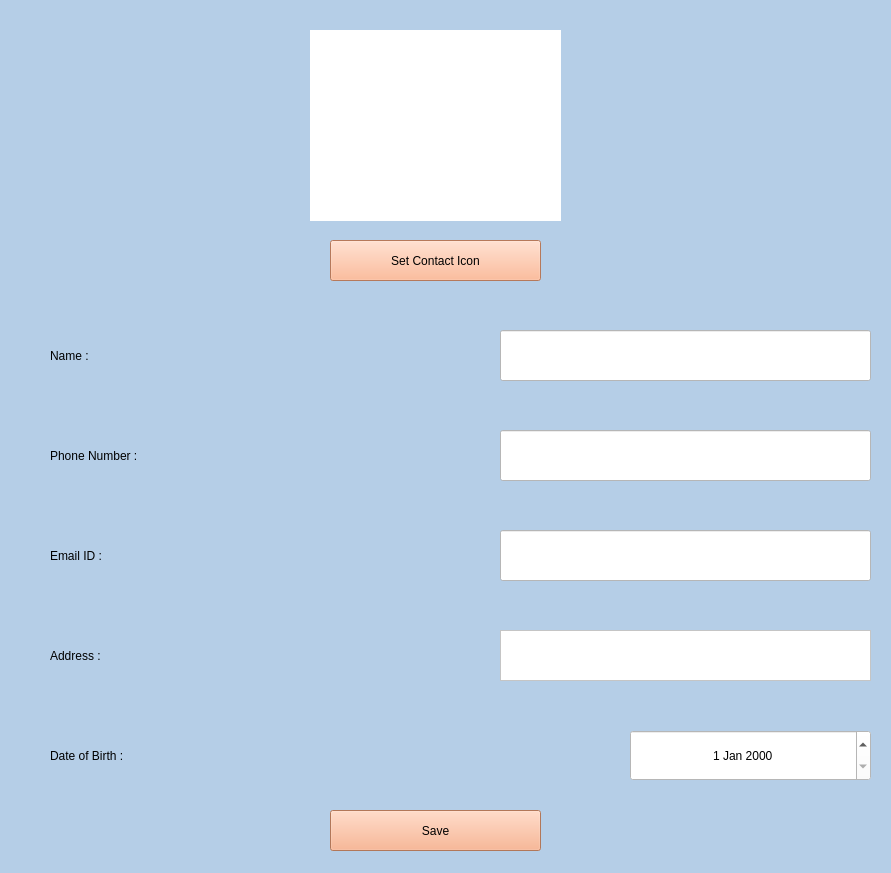
<?xml version="1.0" encoding="UTF-8"?>
<ui version="4.0">
 <class>Form</class>
 <widget class="QWidget" name="Form">
  <property name="geometry">
   <rect>
    <x>0</x>
    <y>0</y>
    <width>891</width>
    <height>873</height>
   </rect>
  </property>
  <property name="minimumSize">
   <size>
    <width>891</width>
    <height>873</height>
   </size>
  </property>
  <property name="maximumSize">
   <size>
    <width>891</width>
    <height>873</height>
   </size>
  </property>
  <property name="windowTitle">
   <string>Add Contact</string>
  </property>
  <property name="styleSheet">
   <string notr="true">background-color: rgb(181, 206, 231);</string>
  </property>
  <widget class="QLabel" name="contact_icon">
   <property name="geometry">
    <rect>
     <x>310</x>
     <y>30</y>
     <width>251</width>
     <height>191</height>
    </rect>
   </property>
   <property name="styleSheet">
    <string notr="true">background-color: rgb(255, 255, 255);</string>
   </property>
   <property name="text">
    <string/>
   </property>
  </widget>
  <widget class="QPushButton" name="btn_set_icon">
   <property name="geometry">
    <rect>
     <x>330</x>
     <y>240</y>
     <width>211</width>
     <height>41</height>
    </rect>
   </property>
   <property name="styleSheet">
    <string notr="true">font: 75 12pt &quot;MS Shell Dlg 2&quot;;
background-color: rgb(255, 170, 127);</string>
   </property>
   <property name="text">
    <string>Set Contact Icon</string>
   </property>
  </widget>
  <widget class="QLabel" name="name_label">
   <property name="geometry">
    <rect>
     <x>50</x>
     <y>330</y>
     <width>111</width>
     <height>51</height>
    </rect>
   </property>
   <property name="styleSheet">
    <string notr="true">font: 75 20pt &quot;MS Shell Dlg 2&quot;;</string>
   </property>
   <property name="text">
    <string>Name : </string>
   </property>
  </widget>
  <widget class="QLabel" name="phone_label">
   <property name="geometry">
    <rect>
     <x>50</x>
     <y>430</y>
     <width>241</width>
     <height>51</height>
    </rect>
   </property>
   <property name="styleSheet">
    <string notr="true">font: 75 20pt &quot;MS Shell Dlg 2&quot;;</string>
   </property>
   <property name="text">
    <string>Phone Number :</string>
   </property>
  </widget>
  <widget class="QLabel" name="email_label">
   <property name="geometry">
    <rect>
     <x>50</x>
     <y>530</y>
     <width>161</width>
     <height>51</height>
    </rect>
   </property>
   <property name="styleSheet">
    <string notr="true">font: 75 20pt &quot;MS Shell Dlg 2&quot;;</string>
   </property>
   <property name="text">
    <string>Email ID :</string>
   </property>
  </widget>
  <widget class="QLabel" name="address_label">
   <property name="geometry">
    <rect>
     <x>50</x>
     <y>630</y>
     <width>151</width>
     <height>51</height>
    </rect>
   </property>
   <property name="styleSheet">
    <string notr="true">font: 75 20pt &quot;MS Shell Dlg 2&quot;;</string>
   </property>
   <property name="text">
    <string>Address :</string>
   </property>
  </widget>
  <widget class="QTextEdit" name="address_textEdit">
   <property name="geometry">
    <rect>
     <x>500</x>
     <y>630</y>
     <width>371</width>
     <height>51</height>
    </rect>
   </property>
   <property name="styleSheet">
    <string notr="true">background-color: rgb(255, 255, 255);
font: 75 italic 16pt &quot;Consolas&quot;;</string>
   </property>
   <property name="sizeAdjustPolicy">
    <enum>QAbstractScrollArea::AdjustIgnored</enum>
   </property>
  </widget>
  <widget class="QLabel" name="dob_label">
   <property name="geometry">
    <rect>
     <x>50</x>
     <y>730</y>
     <width>221</width>
     <height>51</height>
    </rect>
   </property>
   <property name="styleSheet">
    <string notr="true">font: 75 20pt &quot;MS Shell Dlg 2&quot;;</string>
   </property>
   <property name="text">
    <string>Date of Birth :</string>
   </property>
  </widget>
  <widget class="QLineEdit" name="name_lineEdit">
   <property name="geometry">
    <rect>
     <x>500</x>
     <y>330</y>
     <width>371</width>
     <height>51</height>
    </rect>
   </property>
   <property name="styleSheet">
    <string notr="true">background-color: rgb(255, 255, 255);
font: 75 italic 16pt &quot;Consolas&quot;;</string>
   </property>
   <property name="alignment">
    <set>Qt::AlignCenter</set>
   </property>
  </widget>
  <widget class="QLineEdit" name="phone_lineEdit">
   <property name="geometry">
    <rect>
     <x>500</x>
     <y>430</y>
     <width>371</width>
     <height>51</height>
    </rect>
   </property>
   <property name="styleSheet">
    <string notr="true">background-color: rgb(255, 255, 255);
font: 75 italic 16pt &quot;Consolas&quot;;</string>
   </property>
   <property name="inputMethodHints">
    <set>Qt::ImhDialableCharactersOnly|Qt::ImhDigitsOnly</set>
   </property>
   <property name="alignment">
    <set>Qt::AlignCenter</set>
   </property>
  </widget>
  <widget class="QLineEdit" name="email_lineEdit">
   <property name="geometry">
    <rect>
     <x>500</x>
     <y>530</y>
     <width>371</width>
     <height>51</height>
    </rect>
   </property>
   <property name="styleSheet">
    <string notr="true">background-color: rgb(255, 255, 255);
font: 75 italic 16pt &quot;Consolas&quot;;</string>
   </property>
   <property name="inputMethodHints">
    <set>Qt::ImhEmailCharactersOnly</set>
   </property>
   <property name="alignment">
    <set>Qt::AlignCenter</set>
   </property>
  </widget>
  <widget class="QDateEdit" name="dob_dateEdit">
   <property name="geometry">
    <rect>
     <x>630</x>
     <y>730</y>
     <width>241</width>
     <height>51</height>
    </rect>
   </property>
   <property name="layoutDirection">
    <enum>Qt::LeftToRight</enum>
   </property>
   <property name="autoFillBackground">
    <bool>false</bool>
   </property>
   <property name="styleSheet">
    <string notr="true">font: 75 italic 16pt &quot;Consolas&quot;;
background-color: rgb(255, 255, 255);</string>
   </property>
   <property name="inputMethodHints">
    <set>Qt::ImhDate</set>
   </property>
   <property name="alignment">
    <set>Qt::AlignCenter</set>
   </property>
  </widget>
  <widget class="QPushButton" name="btn_save">
   <property name="geometry">
    <rect>
     <x>330</x>
     <y>810</y>
     <width>211</width>
     <height>41</height>
    </rect>
   </property>
   <property name="styleSheet">
    <string notr="true">font: 75 12pt &quot;MS Shell Dlg 2&quot;;
background-color: rgb(249, 166, 124);
</string>
   </property>
   <property name="text">
    <string>Save</string>
   </property>
  </widget>
 </widget>
 <resources/>
 <connections/>
</ui>
